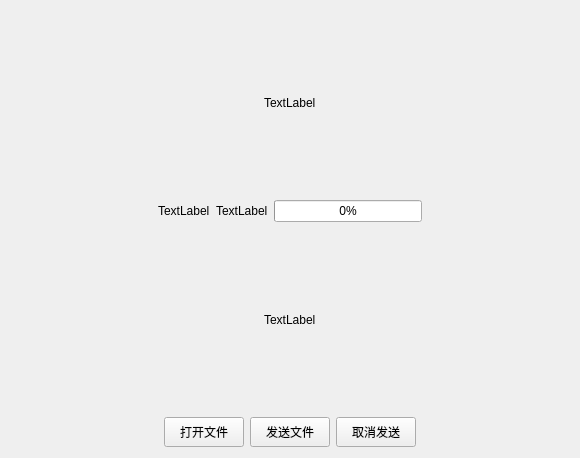
<?xml version="1.0" encoding="UTF-8"?>
<ui version="4.0">
 <class>UploadFile</class>
 <widget class="QWidget" name="UploadFile">
  <property name="geometry">
   <rect>
    <x>0</x>
    <y>0</y>
    <width>580</width>
    <height>458</height>
   </rect>
  </property>
  <property name="minimumSize">
   <size>
    <width>100</width>
    <height>100</height>
   </size>
  </property>
  <property name="windowTitle">
   <string>Form</string>
  </property>
  <layout class="QVBoxLayout" name="verticalLayout">
   <item>
    <layout class="QHBoxLayout" name="horizontalLayout_6">
     <item>
      <spacer name="horizontalSpacer">
       <property name="orientation">
        <enum>Qt::Horizontal</enum>
       </property>
       <property name="sizeHint" stdset="0">
        <size>
         <width>40</width>
         <height>20</height>
        </size>
       </property>
      </spacer>
     </item>
     <item>
      <widget class="QLabel" name="Drag">
       <property name="text">
        <string>TextLabel</string>
       </property>
      </widget>
     </item>
     <item>
      <spacer name="horizontalSpacer_2">
       <property name="orientation">
        <enum>Qt::Horizontal</enum>
       </property>
       <property name="sizeHint" stdset="0">
        <size>
         <width>40</width>
         <height>20</height>
        </size>
       </property>
      </spacer>
     </item>
    </layout>
   </item>
   <item>
    <layout class="QHBoxLayout" name="horizontalLayout_5">
     <item>
      <spacer name="horizontalSpacer_11">
       <property name="orientation">
        <enum>Qt::Horizontal</enum>
       </property>
       <property name="sizeHint" stdset="0">
        <size>
         <width>40</width>
         <height>20</height>
        </size>
       </property>
      </spacer>
     </item>
     <item>
      <layout class="QHBoxLayout" name="horizontalLayout_3">
       <item>
        <widget class="QLabel" name="mFileIcon">
         <property name="text">
          <string>TextLabel</string>
         </property>
        </widget>
       </item>
       <item>
        <widget class="QLabel" name="mFileName">
         <property name="text">
          <string>TextLabel</string>
         </property>
        </widget>
       </item>
      </layout>
     </item>
     <item>
      <layout class="QHBoxLayout" name="horizontalLayout_2">
       <item>
        <widget class="QProgressBar" name="sendProgressBar">
         <property name="value">
          <number>0</number>
         </property>
        </widget>
       </item>
      </layout>
     </item>
     <item>
      <spacer name="horizontalSpacer_12">
       <property name="orientation">
        <enum>Qt::Horizontal</enum>
       </property>
       <property name="sizeHint" stdset="0">
        <size>
         <width>40</width>
         <height>20</height>
        </size>
       </property>
      </spacer>
     </item>
    </layout>
   </item>
   <item>
    <layout class="QHBoxLayout" name="horizontalLayout_4">
     <item>
      <spacer name="horizontalSpacer_9">
       <property name="orientation">
        <enum>Qt::Horizontal</enum>
       </property>
       <property name="sizeHint" stdset="0">
        <size>
         <width>40</width>
         <height>20</height>
        </size>
       </property>
      </spacer>
     </item>
     <item>
      <widget class="QLabel" name="uploadSpeedLabel">
       <property name="text">
        <string>TextLabel</string>
       </property>
      </widget>
     </item>
     <item>
      <spacer name="horizontalSpacer_10">
       <property name="orientation">
        <enum>Qt::Horizontal</enum>
       </property>
       <property name="sizeHint" stdset="0">
        <size>
         <width>40</width>
         <height>20</height>
        </size>
       </property>
      </spacer>
     </item>
    </layout>
   </item>
   <item>
    <layout class="QHBoxLayout" name="horizontalLayout">
     <item>
      <spacer name="horizontalSpacer_3">
       <property name="orientation">
        <enum>Qt::Horizontal</enum>
       </property>
       <property name="sizeHint" stdset="0">
        <size>
         <width>40</width>
         <height>20</height>
        </size>
       </property>
      </spacer>
     </item>
     <item>
      <widget class="QPushButton" name="selectBtn">
       <property name="sizePolicy">
        <sizepolicy hsizetype="Minimum" vsizetype="Minimum">
         <horstretch>0</horstretch>
         <verstretch>0</verstretch>
        </sizepolicy>
       </property>
       <property name="minimumSize">
        <size>
         <width>80</width>
         <height>30</height>
        </size>
       </property>
       <property name="maximumSize">
        <size>
         <width>80</width>
         <height>30</height>
        </size>
       </property>
       <property name="text">
        <string>打开文件</string>
       </property>
      </widget>
     </item>
     <item>
      <widget class="QPushButton" name="sendBtn">
       <property name="sizePolicy">
        <sizepolicy hsizetype="Minimum" vsizetype="Minimum">
         <horstretch>0</horstretch>
         <verstretch>0</verstretch>
        </sizepolicy>
       </property>
       <property name="minimumSize">
        <size>
         <width>80</width>
         <height>30</height>
        </size>
       </property>
       <property name="maximumSize">
        <size>
         <width>80</width>
         <height>30</height>
        </size>
       </property>
       <property name="text">
        <string>发送文件</string>
       </property>
      </widget>
     </item>
     <item>
      <widget class="QPushButton" name="cancelBtn">
       <property name="minimumSize">
        <size>
         <width>80</width>
         <height>30</height>
        </size>
       </property>
       <property name="maximumSize">
        <size>
         <width>80</width>
         <height>30</height>
        </size>
       </property>
       <property name="text">
        <string>取消发送</string>
       </property>
      </widget>
     </item>
     <item>
      <spacer name="horizontalSpacer_4">
       <property name="orientation">
        <enum>Qt::Horizontal</enum>
       </property>
       <property name="sizeHint" stdset="0">
        <size>
         <width>40</width>
         <height>20</height>
        </size>
       </property>
      </spacer>
     </item>
    </layout>
   </item>
  </layout>
 </widget>
 <resources/>
 <connections>
  <connection>
   <sender>selectBtn</sender>
   <signal>clicked()</signal>
   <receiver>UploadFile</receiver>
   <slot>ClickOpenButton()</slot>
   <hints>
    <hint type="sourcelabel">
     <x>122</x>
     <y>101</y>
    </hint>
    <hint type="destinationlabel">
     <x>231</x>
     <y>63</y>
    </hint>
   </hints>
  </connection>
  <connection>
   <sender>sendBtn</sender>
   <signal>clicked()</signal>
   <receiver>UploadFile</receiver>
   <slot>ClickSendButton()</slot>
   <hints>
    <hint type="sourcelabel">
     <x>302</x>
     <y>105</y>
    </hint>
    <hint type="destinationlabel">
     <x>384</x>
     <y>83</y>
    </hint>
   </hints>
  </connection>
 </connections>
 <slots>
  <slot>ClickOpenButton()</slot>
  <slot>ClickSendButton()</slot>
 </slots>
</ui>
